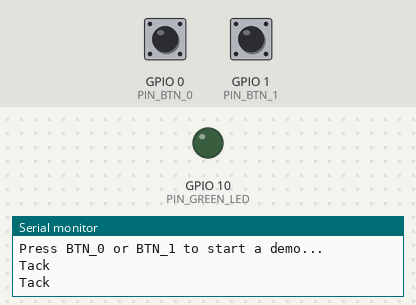
Bench run of a program on a simulated ESP32-C3. Parts: output pins drawn as LEDs (lit = HIGH), the last lines printed to the serial monitor. The test bench sets the inputs (shaded band); at power-on: GPIO 0 (PIN_BTN_0) HIGH, GPIO 1 (PIN_BTN_1) HIGH.

Above: at 2.2 s.
2.3 s: GPIO 0 (PIN_BTN_0) pulled LOW for 0.15 s
At 6.8 s:
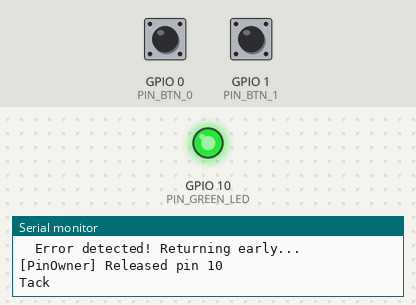
Timing chart, 0 to 8.3 s (numbered marks = the images above; inputs shaded):
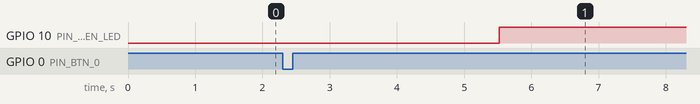

Measured:
- after the input at 2.3 s, GPIO 10 (PIN_GREEN_LED): LOW → HIGH after 3.2 s

The program:

main.cpp
```cpp
#include <Arduino.h>
#include "pin_owner.h"


// -- Hardware pins --
static constexpr uint8_t PIN_RED_LED   = 3;
static constexpr uint8_t PIN_GREEN_LED = 10;
static constexpr uint8_t PIN_BTN_0     = 0;
static constexpr uint8_t PIN_BTN_1     = 1;

// -- Button debounce --
static constexpr uint32_t DEBOUNCE_MS = 250U;
static volatile uint32_t lastBtn0Press = 0;
static volatile uint32_t lastBtn1Press = 0;
static volatile bool btn0Flag = false;
static volatile bool btn1Flag = false;

// -- ISRs --
void IRAM_ATTR onBtn0() {
    uint32_t now = millis();
    if (now - lastBtn0Press > DEBOUNCE_MS) {
        lastBtn0Press = now;
        btn0Flag = true;
    }
}

void IRAM_ATTR onBtn1() {
    uint32_t now = millis();
    if (now - lastBtn1Press > DEBOUNCE_MS) {
        lastBtn1Press = now;
        btn1Flag = true;
    }
}

// Simulates a function with an early return.
// The PinOwner destructor runs even though we return before the end.
void earlyReturnDemo() {
    PinOwner greenLed(PIN_GREEN_LED, true);
    greenLed.on();
    delay(2500);

    // Simulate an error condition
    bool error = true;
    if (error) {
        Serial.println("  Error detected! Returning early...");
        return;  // <-- destructor STILL runs here!
    }

    // This code is unreachable, but that is fine:
    // cleanup happens regardless.
    Serial.println("  This line never executes.");
}


// ====================================================================
// Setup and Loop
// ====================================================================

void setup() {
    Serial.begin(115200);
    delay(1000);

    Serial.println();
    Serial.println("+==========================================+");
    Serial.println("|  Lesson 8: RAII & Memory Handling Demo   |");
    Serial.println("+------------------------------------------+");
    Serial.println("|  BTN_0 (GPIO 0): RAII scope demo         |");
    Serial.println("|  BTN_1 (GPIO 1): Heap fragmentation demo |");
    Serial.println("+==========================================+");
    Serial.println();

        // Configure buttons with internal pull-ups
    pinMode(PIN_BTN_0, INPUT_PULLUP);
    pinMode(PIN_BTN_1, INPUT_PULLUP);

    // Attach interrupts (falling edge = button pressed)
    attachInterrupt(digitalPinToInterrupt(PIN_BTN_0), onBtn0, FALLING);
    attachInterrupt(digitalPinToInterrupt(PIN_BTN_1), onBtn1, FALLING);

    Serial.println();
    Serial.println("Press BTN_0 or BTN_1 to start a demo...");
}

void loop() {

    if (btn0Flag) {
      Serial.println("Tick");
      btn0Flag = false;
      earlyReturnDemo();
      delay(1000);
    }

    Serial.println("Tack");
    delay(1000);
}
```

pin_owner.h
```cpp
// pin_owner.h
// Lesson 8: RAII demonstration class
//
// PinOwner wraps a single GPIO pin. The constructor configures the pin
// (acquires the resource), and the destructor resets it to a safe state
// (releases the resource). The compiler guarantees the destructor runs
// when the object goes out of scope -- even on early return.

#ifndef PIN_OWNER_H
#define PIN_OWNER_H

#include <Arduino.h>
#include <stdint.h>

class PinOwner {
    uint8_t pin_;
    bool    active_low_;

public:
    // Constructor: configure the pin and set it to OFF.
    // For active-low LEDs (common anode), OFF means HIGH.
    // For active-high LEDs, OFF means LOW.
    PinOwner(uint8_t pin, bool active_low = false)
        : pin_(pin), active_low_(active_low)
    {
        pinMode(pin_, OUTPUT);
        off();
        Serial.printf("[PinOwner] Acquired pin %u (active_low=%s)\n",
                      pin_, active_low_ ? "true" : "false");
    }

    // Destructor: turn LED off and release pin to INPUT (safe/high-Z).
    // This runs automatically when the object leaves scope.
    ~PinOwner() {
        off();
        pinMode(pin_, INPUT);
        Serial.printf("[PinOwner] Released pin %u\n", pin_);
    }

    // Turn the LED on
    void on() {
        digitalWrite(pin_, active_low_ ? LOW : HIGH);
    }

    // Turn the LED off
    void off() {
        digitalWrite(pin_, active_low_ ? HIGH : LOW);
    }

    // Set LED to a specific state (true = on)
    void set(bool state) {
        if (state) {
            on();
        } else {
            off();
        }
    }

    // Toggle LED and return the new state
    bool toggle() {
        bool current = (digitalRead(pin_) == (active_low_ ? LOW : HIGH));
        set(!current);
        return !current;
    }

    // Read the current pin number (useful for diagnostics)
    uint8_t pin() const { return pin_; }

    // -- Prevent copying (pin is a unique resource) --
    PinOwner(const PinOwner&)            = delete;
    PinOwner& operator=(const PinOwner&) = delete;
};

#endif // PIN_OWNER_H
```
